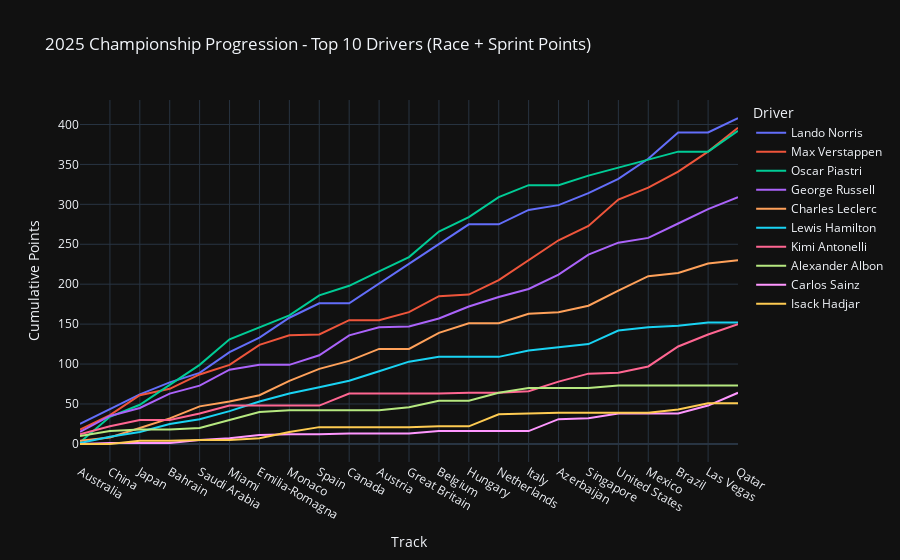

Source (notebook cell):
### Markdown cell above
## 2. Championship Progression
Cumulative points development throughout the 2025 season following the official F1 calendar order.

### Code cell
# Define official F1 2025 Calendar order
F1_2025_CALENDAR = [
    'Australia', 'China', 'Japan', 'Bahrain', 'Saudi Arabia', 'Miami',
    'Emilia-Romagna', 'Monaco', 'Spain', 'Canada', 'Austria', 'Great Britain',
    'Belgium', 'Hungary', 'Netherlands', 'Italy', 'Azerbaijan', 'Singapore',
    'United States', 'Mexico', 'Brazil', 'Las Vegas', 'Qatar', 'Abu Dhabi'
]

# Sort race data according to official calendar order
available_tracks = [t for t in F1_2025_CALENDAR if t in df_race['Track'].unique()]
track_order_map = {track: i for i, track in enumerate(available_tracks)}
df_race['Track_Order'] = df_race['Track'].map(track_order_map)
df_sorted = df_race.sort_values('Track_Order')

# Aggregate race points per driver per track
race_points = df_sorted.groupby(['Driver', 'Track']).agg({'Points': 'sum'}).reset_index()
race_points = race_points.pivot(index='Track', columns='Driver', values='Points').fillna(0)

# Reorder tracks according to calendar
race_points = race_points.reindex([t for t in available_tracks if t in race_points.index])

# Add sprint points for sprint weekend tracks
sprint_tracks = df_sprint['Track'].unique()
for track in race_points.index:
    if track in sprint_tracks:
        sprint_track = df_sprint[df_sprint['Track'] == track]
        for driver in race_points.columns:
            sprint_pts = sprint_track[sprint_track['Driver'] == driver]['Points'].sum()
            race_points.loc[track, driver] += sprint_pts

# Calculate cumulative championship points
cumulative_points = race_points.cumsum()

# Filter to top 10 championship contenders
top_10_names = combined_driver_standings.head(10).index.tolist()
cumulative_top10 = cumulative_points[[d for d in top_10_names if d in cumulative_points.columns]]

fig = px.line(cumulative_top10, 
              title='2025 Championship Progression - Top 10 Drivers (Race + Sprint Points)',
              labels={'value': 'Cumulative Points', 'variable': 'Driver'})
fig.update_layout(template='plotly_dark', legend_title='Driver')
fig.show()

### Figure 1 — Plotly figure (JSON) as saved in the notebook; plotly's stock layout.template omitted (floating-point values rounded to 4 significant figures)
{"data": [{"hovertemplate": "Driver=Lando Norris<br>Track=%{x}<br>Cumulative Points=%{y}<extra></extra>", "legendgroup": "Lando Norris", "line": {"color": "#636efa", "dash": "solid"}, "marker": {"symbol": "circle"}, "mode": "lines", "name": "Lando Norris", "orientation": "v", "showlegend": true, "type": "scatter", "x": ["Australia", "China", "Japan", "Bahrain", "Saudi Arabia", "Miami", "Emilia-Romagna", "Monaco", "Spain", "Canada", "Austria", "Great Britain", "Belgium", "Hungary", "Netherlands", "Italy", "Azerbaijan", "Singapore", "United States", "Mexico", "Brazil", "Las Vegas", "Qatar"], "xaxis": "x", "y": [25, 44, 62, 77, 89, 115, 133, 158, 176, 176, 201, 226, 250, 275, 275, 293, 299, 314, 332, 357, 390, 390, 408], "yaxis": "y"}, {"hovertemplate": "Driver=Max Verstappen<br>Track=%{x}<br>Cumulative Points=%{y}<extra></extra>", "legendgroup": "Max Verstappen", "line": {"color": "#EF553B", "dash": "solid"}, "marker": {"symbol": "circle"}, "mode": "lines", "name": "Max Verstappen", "orientation": "v", "showlegend": true, "type": "scatter", "x": ["Australia", "China", "Japan", "Bahrain", "Saudi Arabia", "Miami", "Emilia-Romagna", "Monaco", "Spain", "Canada", "Austria", "Great Britain", "Belgium", "Hungary", "Netherlands", "Italy", "Azerbaijan", "Singapore", "United States", "Mexico", "Brazil", "Las Vegas", "Qatar"], "xaxis": "x", "y": [18, 36, 61, 69, 87, 99, 124, 136, 137, 155, 155, 165, 185, 187, 205, 230, 255, 273, 306, 321, 341, 366, 396], "yaxis": "y"}, {"hovertemplate": "Driver=Oscar Piastri<br>Track=%{x}<br>Cumulative Points=%{y}<extra></extra>", "legendgroup": "Oscar Piastri", "line": {"color": "#00cc96", "dash": "solid"}, "marker": {"symbol": "circle"}, "mode": "lines", "name": "Oscar Piastri", "orientation": "v", "showlegend": true, "type": "scatter", "x": ["Australia", "China", "Japan", "Bahrain", "Saudi Arabia", "Miami", "Emilia-Romagna", "Monaco", "Spain", "Canada", "Austria", "Great Britain", "Belgium", "Hungary", "Netherlands", "Italy", "Azerbaijan", "Singapore", "United States", "Mexico", "Brazil", "Las Vegas", "Qatar"], "xaxis": "x", "y": [2, 34, 49, 74, 99, 131, 146, 161, 186, 198, 216, 234, 266, 284, 309, 324, 324, 336, 346, 356, 366, 366, 392], "yaxis": "y"}, {"hovertemplate": "Driver=George Russell<br>Track=%{x}<br>Cumulative Points=%{y}<extra></extra>", "legendgroup": "George Russell", "line": {"color": "#ab63fa", "dash": "solid"}, "marker": {"symbol": "circle"}, "mode": "lines", "name": "George Russell", "orientation": "v", "showlegend": true, "type": "scatter", "x": ["Australia", "China", "Japan", "Bahrain", "Saudi Arabia", "Miami", "Emilia-Romagna", "Monaco", "Spain", "Canada", "Austria", "Great Britain", "Belgium", "Hungary", "Netherlands", "Italy", "Azerbaijan", "Singapore", "United States", "Mexico", "Brazil", "Las Vegas", "Qatar"], "xaxis": "x", "y": [15, 35, 45, 63, 73, 93, 99, 99, 111, 136, 146, 147, 157, 172, 184, 194, 212, 237, 252, 258, 276, 294, 309], "yaxis": "y"}, {"hovertemplate": "Driver=Charles Leclerc<br>Track=%{x}<br>Cumulative Points=%{y}<extra></extra>", "legendgroup": "Charles Leclerc", "line": {"color": "#FFA15A", "dash": "solid"}, "marker": {"symbol": "circle"}, "mode": "lines", "name": "Charles Leclerc", "orientation": "v", "showlegend": true, "type": "scatter", "x": ["Australia", "China", "Japan", "Bahrain", "Saudi Arabia", "Miami", "Emilia-Romagna", "Monaco", "Spain", "Canada", "Austria", "Great Britain", "Belgium", "Hungary", "Netherlands", "Italy", "Azerbaijan", "Singapore", "United States", "Mexico", "Brazil", "Las Vegas", "Qatar"], "xaxis": "x", "y": [4, 8, 20, 32, 47, 53, 61, 79, 94, 104, 119, 119, 139, 151, 151, 163, 165, 173, 192, 210, 214, 226, 230], "yaxis": "y"}, {"hovertemplate": "Driver=Lewis Hamilton<br>Track=%{x}<br>Cumulative Points=%{y}<extra></extra>", "legendgroup": "Lewis Hamilton", "line": {"color": "#19d3f3", "dash": "solid"}, "marker": {"symbol": "circle"}, "mode": "lines", "name": "Lewis Hamilton", "orientation": "v", "showlegend": true, "type": "scatter", "x": ["Australia", "China", "Japan", "Bahrain", "Saudi Arabia", "Miami", "Emilia-Romagna", "Monaco", "Spain", "Canada", "Austria", "Great Britain", "Belgium", "Hungary", "Netherlands", "Italy", "Azerbaijan", "Singapore", "United States", "Mexico", "Brazil", "Las Vegas", "Qatar"], "xaxis": "x", "y": [1, 9, 15, 25, 31, 41, 53, 63, 71, 79, 91, 103, 109, 109, 109, 117, 121, 125, 142, 146, 148, 152, 152], "yaxis": "y"}, {"hovertemplate": "Driver=Kimi Antonelli<br>Track=%{x}<br>Cumulative Points=%{y}<extra></extra>", "legendgroup": "Kimi Antonelli", "line": {"color": "#FF6692", "dash": "solid"}, "marker": {"symbol": "circle"}, "mode": "lines", "name": "Kimi Antonelli", "orientation": "v", "showlegend": true, "type": "scatter", "x": ["Australia", "China", "Japan", "Bahrain", "Saudi Arabia", "Miami", "Emilia-Romagna", "Monaco", "Spain", "Canada", "Austria", "Great Britain", "Belgium", "Hungary", "Netherlands", "Italy", "Azerbaijan", "Singapore", "United States", "Mexico", "Brazil", "Las Vegas", "Qatar"], "xaxis": "x", "y": [12, 22, 30, 30, 38, 48, 48, 48, 48, 63, 63, 63, 63, 64, 64, 66, 78, 88, 89, 97, 122, 137, 150], "yaxis": "y"}, {"hovertemplate": "Driver=Alexander Albon<br>Track=%{x}<br>Cumulative Points=%{y}<extra></extra>", "legendgroup": "Alexander Albon", "line": {"color": "#B6E880", "dash": "solid"}, "marker": {"symbol": "circle"}, "mode": "lines", "name": "Alexander Albon", "orientation": "v", "showlegend": true, "type": "scatter", "x": ["Australia", "China", "Japan", "Bahrain", "Saudi Arabia", "Miami", "Emilia-Romagna", "Monaco", "Spain", "Canada", "Austria", "Great Britain", "Belgium", "Hungary", "Netherlands", "Italy", "Azerbaijan", "Singapore", "United States", "Mexico", "Brazil", "Las Vegas", "Qatar"], "xaxis": "x", "y": [10, 16, 18, 18, 20, 30, 40, 42, 42, 42, 42, 46, 54, 54, 64, 70, 70, 70, 73, 73, 73, 73, 73], "yaxis": "y"}, {"hovertemplate": "Driver=Carlos Sainz<br>Track=%{x}<br>Cumulative Points=%{y}<extra></extra>", "legendgroup": "Carlos Sainz", "line": {"color": "#FF97FF", "dash": "solid"}, "marker": {"symbol": "circle"}, "mode": "lines", "name": "Carlos Sainz", "orientation": "v", "showlegend": true, "type": "scatter", "x": ["Australia", "China", "Japan", "Bahrain", "Saudi Arabia", "Miami", "Emilia-Romagna", "Monaco", "Spain", "Canada", "Austria", "Great Britain", "Belgium", "Hungary", "Netherlands", "Italy", "Azerbaijan", "Singapore", "United States", "Mexico", "Brazil", "Las Vegas", "Qatar"], "xaxis": "x", "y": [0, 1, 1, 1, 5, 7, 11, 12, 12, 13, 13, 13, 16, 16, 16, 16, 31, 32, 38, 38, 38, 48, 64], "yaxis": "y"}, {"hovertemplate": "Driver=Isack Hadjar<br>Track=%{x}<br>Cumulative Points=%{y}<extra></extra>", "legendgroup": "Isack Hadjar", "line": {"color": "#FECB52", "dash": "solid"}, "marker": {"symbol": "circle"}, "mode": "lines", "name": "Isack Hadjar", "orientation": "v", "showlegend": true, "type": "scatter", "x": ["Australia", "China", "Japan", "Bahrain", "Saudi Arabia", "Miami", "Emilia-Romagna", "Monaco", "Spain", "Canada", "Austria", "Great Britain", "Belgium", "Hungary", "Netherlands", "Italy", "Azerbaijan", "Singapore", "United States", "Mexico", "Brazil", "Las Vegas", "Qatar"], "xaxis": "x", "y": [0, 0, 4, 4, 5, 5, 7, 15, 21, 21, 21, 21, 22, 22, 37, 38, 39, 39, 39, 39, 43, 51, 51], "yaxis": "y"}], "layout": {"legend": {"title": {"text": "Driver"}, "tracegroupgap": 0}, "title": {"text": "2025 Championship Progression - Top 10 Drivers (Race + Sprint Points)"}, "xaxis": {"anchor": "y", "domain": [0, 1], "title": {"text": "Track"}}, "yaxis": {"anchor": "x", "domain": [0, 1], "title": {"text": "Cumulative Points"}}}}
